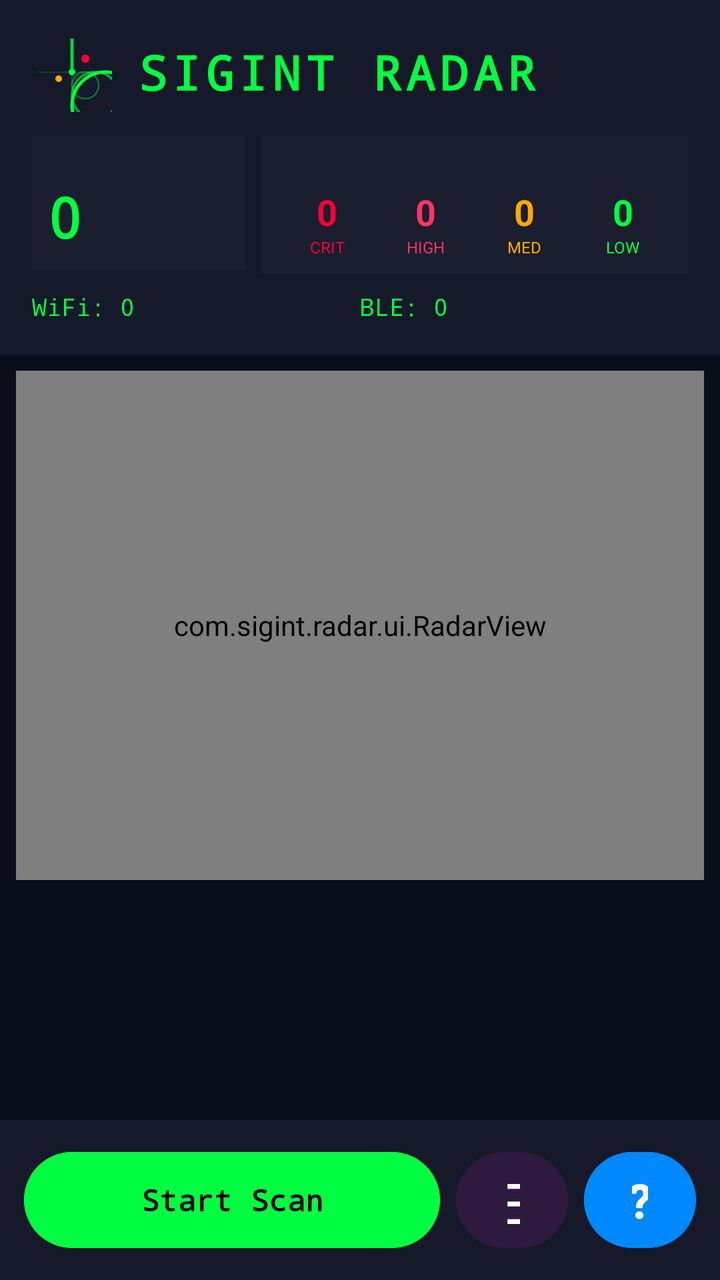
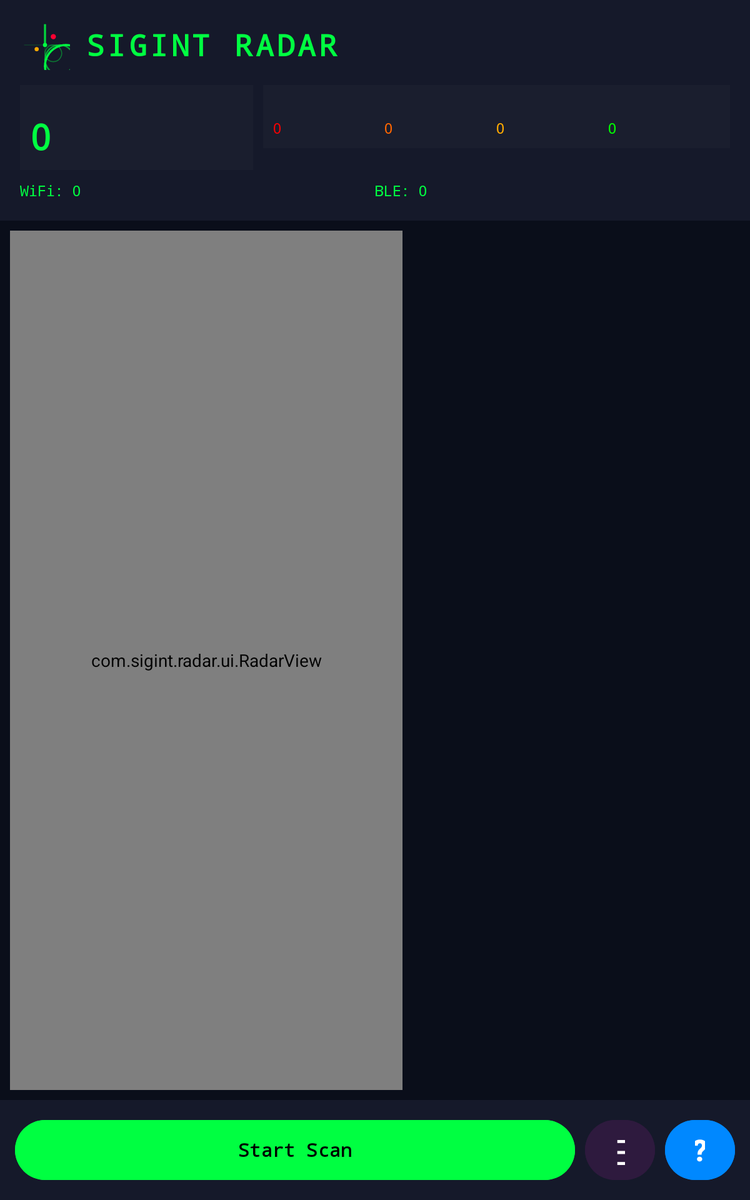

One screen, two layout resources from the same app: the default and the repository's alternative for another configuration. Each is rendered where Android would select it; the XML of both is given below.
<!-- AndroidManifest.xml: application theme Theme.SigintRadar -->
<!-- res/layout/activity_main.xml -->
<?xml version="1.0" encoding="utf-8"?>
<androidx.constraintlayout.widget.ConstraintLayout 
    xmlns:android="http://schemas.android.com/apk/res/android"
    xmlns:app="http://schemas.android.com/apk/res-auto"
    xmlns:tools="http://schemas.android.com/tools"
    android:layout_width="match_parent"
    android:layout_height="match_parent"
    android:background="#0A0E1A"
    tools:context=".MainActivity">

    
    <LinearLayout
        android:id="@+id/headerLayout"
        android:layout_width="match_parent"
        android:layout_height="wrap_content"
        android:orientation="vertical"
        android:padding="16dp"
        android:background="#15192A"
        app:layout_constraintTop_toTopOf="parent">
        
        
        <LinearLayout
            android:layout_width="wrap_content"
            android:layout_height="wrap_content"
            android:orientation="horizontal"
            android:gravity="center_vertical">

            <ImageView
                android:layout_width="40dp"
                android:layout_height="40dp"
                android:src="@drawable/logo_sigint_radar"
                android:contentDescription="SIGINT Radar Logo"/>

            <TextView
                android:layout_width="wrap_content"
                android:layout_height="wrap_content"
                android:text="SIGINT RADAR"
                android:textColor="#00FF41"
                android:textSize="24sp"
                android:textStyle="bold"
                android:fontFamily="monospace"
                android:letterSpacing="0.1"
                android:layout_marginStart="12dp"/>
        </LinearLayout>

        
        <LinearLayout
            android:layout_width="match_parent"
            android:layout_height="wrap_content"
            android:orientation="horizontal"
            android:layout_marginTop="12dp">
            
            <LinearLayout
                android:layout_width="0dp"
                android:layout_height="wrap_content"
                android:layout_weight="1"
                android:orientation="vertical"
                android:padding="8dp"
                android:background="#1A1E2E">
                
                <TextView
                    android:layout_width="wrap_content"
                    android:layout_height="wrap_content"
                    android:text="DEVICES"
                    android:textColor="#00FF4180"
                    android:textSize="10sp"
                    android:fontFamily="monospace"/>
                
                <TextView
                    android:id="@+id/totalDevicesText"
                    android:layout_width="wrap_content"
                    android:layout_height="wrap_content"
                    android:text="0"
                    android:textColor="#00FF41"
                    android:textSize="28sp"
                    android:textStyle="bold"
                    android:fontFamily="monospace"/>
            </LinearLayout>
            
            <View
                android:layout_width="8dp"
                android:layout_height="0dp"/>
            
            
            <LinearLayout
                android:layout_width="0dp"
                android:layout_height="wrap_content"
                android:layout_weight="2"
                android:orientation="vertical"
                android:padding="8dp"
                android:background="#1A1E2E">
                
                <TextView
                    android:layout_width="wrap_content"
                    android:layout_height="wrap_content"
                    android:text="RISK LEVELS"
                    android:textColor="#00FF4180"
                    android:textSize="10sp"
                    android:fontFamily="monospace"/>
                
                <LinearLayout
                    android:layout_width="match_parent"
                    android:layout_height="wrap_content"
                    android:orientation="horizontal"
                    android:layout_marginTop="4dp">
                    
                    <TextView
                        android:id="@+id/criticalCountText"
                        android:layout_width="0dp"
                        android:layout_weight="1"
                        android:layout_height="wrap_content"
                        android:text="0"
                        android:textColor="#FF0032"
                        android:textSize="18sp"
                        android:textStyle="bold"
                        android:gravity="center"/>
                    
                    <TextView
                        android:id="@+id/highCountText"
                        android:layout_width="0dp"
                        android:layout_weight="1"
                        android:layout_height="wrap_content"
                        android:text="0"
                        android:textColor="#FF3264"
                        android:textSize="18sp"
                        android:textStyle="bold"
                        android:gravity="center"/>
                    
                    <TextView
                        android:id="@+id/mediumCountText"
                        android:layout_width="0dp"
                        android:layout_weight="1"
                        android:layout_height="wrap_content"
                        android:text="0"
                        android:textColor="#FFAA00"
                        android:textSize="18sp"
                        android:textStyle="bold"
                        android:gravity="center"/>
                    
                    <TextView
                        android:id="@+id/lowCountText"
                        android:layout_width="0dp"
                        android:layout_weight="1"
                        android:layout_height="wrap_content"
                        android:text="0"
                        android:textColor="#00FF41"
                        android:textSize="18sp"
                        android:textStyle="bold"
                        android:gravity="center"/>
                </LinearLayout>
                
                <LinearLayout
                    android:layout_width="match_parent"
                    android:layout_height="wrap_content"
                    android:orientation="horizontal">
                    
                    <TextView
                        android:layout_width="0dp"
                        android:layout_weight="1"
                        android:layout_height="wrap_content"
                        android:text="CRIT"
                        android:textColor="#FF0032"
                        android:textSize="8sp"
                        android:gravity="center"/>
                    
                    <TextView
                        android:layout_width="0dp"
                        android:layout_weight="1"
                        android:layout_height="wrap_content"
                        android:text="HIGH"
                        android:textColor="#FF3264"
                        android:textSize="8sp"
                        android:gravity="center"/>
                    
                    <TextView
                        android:layout_width="0dp"
                        android:layout_weight="1"
                        android:layout_height="wrap_content"
                        android:text="MED"
                        android:textColor="#FFAA00"
                        android:textSize="8sp"
                        android:gravity="center"/>
                    
                    <TextView
                        android:layout_width="0dp"
                        android:layout_weight="1"
                        android:layout_height="wrap_content"
                        android:text="LOW"
                        android:textColor="#00FF41"
                        android:textSize="8sp"
                        android:gravity="center"/>
                </LinearLayout>
            </LinearLayout>
        </LinearLayout>
        
        
        <LinearLayout
            android:layout_width="match_parent"
            android:layout_height="wrap_content"
            android:orientation="horizontal"
            android:layout_marginTop="8dp">
            
            <TextView
                android:id="@+id/wifiCountText"
                android:layout_width="0dp"
                android:layout_weight="1"
                android:layout_height="wrap_content"
                android:text="WiFi: 0"
                android:textColor="#00FF41"
                android:textSize="12sp"
                android:fontFamily="monospace"/>
            
            <TextView
                android:id="@+id/bluetoothCountText"
                android:layout_width="0dp"
                android:layout_weight="1"
                android:layout_height="wrap_content"
                android:text="BLE: 0"
                android:textColor="#00FF41"
                android:textSize="12sp"
                android:fontFamily="monospace"/>
        </LinearLayout>

        <TextView
            android:id="@+id/scanStatusText"
            android:layout_width="match_parent"
            android:layout_height="wrap_content"
            android:textColor="#FFAA00"
            android:textSize="11sp"
            android:fontFamily="monospace"
            android:layout_marginTop="4dp"
            android:visibility="gone"
            tools:text="⏳ WiFi scan throttled by Android - showing cached results"/>
    </LinearLayout>

    
    <androidx.constraintlayout.widget.Guideline
        android:id="@+id/radarGuideline"
        android:layout_width="wrap_content"
        android:layout_height="wrap_content"
        android:orientation="horizontal"
        app:layout_constraintGuide_percent="0.70"/>

    
    <com.sigint.radar.ui.RadarView
        android:id="@+id/radarView"
        android:layout_width="0dp"
        android:layout_height="0dp"
        android:layout_margin="8dp"
        app:layout_constraintTop_toBottomOf="@id/headerLayout"
        app:layout_constraintBottom_toTopOf="@id/radarGuideline"
        app:layout_constraintStart_toStartOf="parent"
        app:layout_constraintEnd_toEndOf="parent"/>

    
    <androidx.recyclerview.widget.RecyclerView
        android:id="@+id/deviceRecyclerView"
        android:layout_width="0dp"
        android:layout_height="0dp"
        android:background="#0A0E1A"
        android:paddingTop="8dp"
        android:clipToPadding="false"
        android:visibility="gone"
        app:layout_constraintTop_toBottomOf="@id/radarGuideline"
        app:layout_constraintBottom_toTopOf="@id/buttonLayout"
        app:layout_constraintStart_toStartOf="parent"
        app:layout_constraintEnd_toEndOf="parent"/>

    
    <LinearLayout
        android:id="@+id/buttonLayout"
        android:layout_width="match_parent"
        android:layout_height="wrap_content"
        android:orientation="horizontal"
        android:padding="12dp"
        android:background="#15192A"
        android:gravity="center"
        app:layout_constraintBottom_toBottomOf="parent">
        
        
        <Button
            android:id="@+id/scanButton"
            android:layout_width="0dp"
            android:layout_weight="1"
            android:layout_height="56dp"
            android:text="Start Scan"
            android:textColor="#000000"
            android:textStyle="bold"
            android:backgroundTint="#00FF41"
            android:textSize="15sp"
            android:fontFamily="monospace"
            android:layout_marginEnd="8dp"
            android:contentDescription="Iniciar o detener escaneo"/>

        
        <Button
            android:id="@+id/menuButton"
            android:layout_width="56dp"
            android:layout_height="56dp"
            android:text="☰"
            android:textSize="28sp"
            android:textColor="#FFFFFF"
            android:backgroundTint="#2E1A3E"
            android:layout_marginEnd="8dp"
            android:contentDescription="Menu"/>

        
        <Button
            android:id="@+id/helpButton"
            android:layout_width="56dp"
            android:layout_height="56dp"
            android:text="@string/help_icon"
            android:textSize="24sp"
            android:textColor="#FFFFFF"
            android:textStyle="bold"
            android:backgroundTint="#0088FF"
            android:contentDescription="@string/help_button"/>
    </LinearLayout>

    
    <com.google.android.material.floatingactionbutton.FloatingActionButton
        android:id="@+id/fabMore"
        android:layout_width="wrap_content"
        android:layout_height="wrap_content"
        android:layout_margin="16dp"
        android:src="@android:drawable/ic_menu_add"
        android:contentDescription="More Options"
        android:backgroundTint="#00FF41"
        app:tint="#000000"
        app:layout_constraintEnd_toEndOf="parent"
        app:layout_constraintBottom_toTopOf="@id/buttonLayout"
        android:visibility="gone"/>

    
    <com.google.android.material.floatingactionbutton.FloatingActionButton
        android:id="@+id/fabStats"
        android:layout_width="wrap_content"
        android:layout_height="wrap_content"
        android:layout_margin="16dp"
        android:src="@android:drawable/ic_menu_info_details"
        android:contentDescription="Statistics"
        app:fabSize="mini"
        android:backgroundTint="#2E1A3E"
        app:layout_constraintEnd_toEndOf="parent"
        app:layout_constraintBottom_toTopOf="@id/fabMore"
        android:visibility="gone"/>

    <com.google.android.material.floatingactionbutton.FloatingActionButton
        android:id="@+id/fabHeatMap"
        android:layout_width="wrap_content"
        android:layout_height="wrap_content"
        android:layout_margin="16dp"
        android:src="@android:drawable/ic_dialog_map"
        android:contentDescription="Heat Map"
        app:fabSize="mini"
        android:backgroundTint="#3E1A1A"
        app:layout_constraintEnd_toEndOf="parent"
        app:layout_constraintBottom_toTopOf="@id/fabStats"
        android:visibility="gone"/>

    <com.google.android.material.floatingactionbutton.FloatingActionButton
        android:id="@+id/fabShare"
        android:layout_width="wrap_content"
        android:layout_height="wrap_content"
        android:layout_margin="16dp"
        android:src="@android:drawable/ic_menu_share"
        android:contentDescription="Share"
        app:fabSize="mini"
        android:backgroundTint="#1A3E3E"
        app:layout_constraintEnd_toEndOf="parent"
        app:layout_constraintBottom_toTopOf="@id/fabHeatMap"
        android:visibility="gone"/>

</androidx.constraintlayout.widget.ConstraintLayout>
<!-- resources referenced by this layout -->
<resources>
  <!-- drawable logo_sigint_radar (drawable) -->
  <?xml version="1.0" encoding="utf-8"?>
  <vector xmlns:android="http://schemas.android.com/apk/res/android"
      android:width="48dp"
      android:height="48dp"
      android:viewportWidth="48"
      android:viewportHeight="48">
  
      
      <path
          android:strokeWidth="2"
          android:pathData="M44,24 A20,20 0 1,1 43.999,24"
          android:strokeColor="#00FF41"
          android:fillColor="#00000000"/>
  
      
      <path
          android:strokeWidth="1.5"
          android:pathData="M38,24 A14,14 0 1,1 37.999,24"
          android:strokeColor="#00FF41"
          android:strokeAlpha="0.6"
          android:fillColor="#00000000"/>
  
      
      <path
          android:strokeWidth="1"
          android:pathData="M32,24 A8,8 0 1,1 31.999,24"
          android:strokeColor="#00FF41"
          android:strokeAlpha="0.4"
          android:fillColor="#00000000"/>
  
      
      <path
          android:pathData="M24,24 m-2,0 a2,2 0 1,0 4,0 a2,2 0 1,0 -4,0"
          android:fillColor="#00FF41"/>
  
      
      <path
          android:strokeWidth="2"
          android:pathData="M24,24 L24,4"
          android:strokeColor="#00FF41"
          android:strokeAlpha="0.8"/>
  
      
      <path
          android:pathData="M32,16 m-2.5,0 a2.5,2.5 0 1,0 5,0 a2.5,2.5 0 1,0 -5,0"
          android:fillColor="#FF0032"/>
  
      
      <path
          android:pathData="M16,28 m-2,0 a2,2 0 1,0 4,0 a2,2 0 1,0 -4,0"
          android:fillColor="#FFAA00"/>
  
      
      <path
          android:strokeWidth="0.5"
          android:pathData="M24,4 L24,44 M4,24 L44,24"
          android:strokeColor="#00FF41"
          android:strokeAlpha="0.3"/>
  </vector>
  <string name="help_button">Help</string>
  <string name="help_icon">\?</string>
  <style name="Theme.SigintRadar" parent="Theme.Material3.DayNight.NoActionBar">
          
          <item name="colorPrimary">@color/purple_200</item>
          <item name="colorPrimaryVariant">@color/purple_700</item>
          <item name="colorOnPrimary">@color/white</item>
          
          <item name="colorSecondary">@color/teal_200</item>
          <item name="colorSecondaryVariant">@color/teal_700</item>
          <item name="colorOnSecondary">@color/black</item>
          
          <item name="android:statusBarColor">?attr/colorPrimaryVariant</item>
          
      </style>
  <color name="purple_200">#FFBB86FC</color>
  <color name="purple_700">#FF3700B3</color>
  <color name="white">#FFFFFFFF</color>
  <color name="teal_200">#FF03DAC5</color>
  <color name="teal_700">#FF018786</color>
  <color name="black">#FF000000</color>
</resources>
<!-- res/layout-sw600dp/activity_main.xml (the repository's variant of the layout above) -->
<!-- drawn on a 7-inch tablet held upright -->
<?xml version="1.0" encoding="utf-8"?>
<androidx.constraintlayout.widget.ConstraintLayout
    xmlns:android="http://schemas.android.com/apk/res/android"
    xmlns:app="http://schemas.android.com/apk/res-auto"
    xmlns:tools="http://schemas.android.com/tools"
    android:layout_width="match_parent"
    android:layout_height="match_parent"
    android:background="#0A0E1A"
    tools:context=".MainActivity">

    
    <LinearLayout
        android:id="@+id/headerLayout"
        android:layout_width="match_parent"
        android:layout_height="wrap_content"
        android:orientation="vertical"
        android:padding="16dp"
        android:background="#15192A"
        app:layout_constraintTop_toTopOf="parent">

        <LinearLayout
            android:layout_width="wrap_content"
            android:layout_height="wrap_content"
            android:orientation="horizontal"
            android:gravity="center_vertical">

            <ImageView
                android:layout_width="40dp"
                android:layout_height="40dp"
                android:src="@drawable/logo_sigint_radar"
                android:contentDescription="SIGINT Radar Logo"/>

            <TextView
                android:layout_width="wrap_content"
                android:layout_height="wrap_content"
                android:text="SIGINT RADAR"
                android:textColor="#00FF41"
                android:textSize="24sp"
                android:textStyle="bold"
                android:fontFamily="monospace"
                android:letterSpacing="0.1"
                android:layout_marginStart="12dp"/>
        </LinearLayout>

        
        <LinearLayout
            android:layout_width="match_parent"
            android:layout_height="wrap_content"
            android:orientation="horizontal"
            android:layout_marginTop="12dp">

            <LinearLayout
                android:layout_width="0dp"
                android:layout_height="wrap_content"
                android:layout_weight="1"
                android:orientation="vertical"
                android:padding="8dp"
                android:background="#1A1E2E">

                <TextView
                    android:layout_width="wrap_content"
                    android:layout_height="wrap_content"
                    android:text="DEVICES"
                    android:textColor="#00FF4180"
                    android:textSize="10sp"
                    android:fontFamily="monospace"/>

                <TextView
                    android:id="@+id/totalDevicesText"
                    android:layout_width="wrap_content"
                    android:layout_height="wrap_content"
                    android:text="0"
                    android:textColor="#00FF41"
                    android:textSize="28sp"
                    android:textStyle="bold"
                    android:fontFamily="monospace"/>
            </LinearLayout>

            <View
                android:layout_width="8dp"
                android:layout_height="0dp"/>

            <LinearLayout
                android:layout_width="0dp"
                android:layout_height="wrap_content"
                android:layout_weight="2"
                android:orientation="vertical"
                android:padding="8dp"
                android:background="#1A1E2E">

                <TextView
                    android:layout_width="wrap_content"
                    android:layout_height="wrap_content"
                    android:text="RISK LEVELS"
                    android:textColor="#00FF4180"
                    android:textSize="10sp"
                    android:fontFamily="monospace"/>

                <LinearLayout
                    android:layout_width="match_parent"
                    android:layout_height="wrap_content"
                    android:orientation="horizontal"
                    android:layout_marginTop="4dp">

                    <TextView
                        android:id="@+id/criticalCountText"
                        android:layout_width="0dp"
                        android:layout_weight="1"
                        android:layout_height="wrap_content"
                        android:text="0"
                        android:textColor="#FF0000"
                        android:textSize="12sp"
                        android:fontFamily="monospace"/>

                    <TextView
                        android:id="@+id/highCountText"
                        android:layout_width="0dp"
                        android:layout_weight="1"
                        android:layout_height="wrap_content"
                        android:text="0"
                        android:textColor="#FF6600"
                        android:textSize="12sp"
                        android:fontFamily="monospace"/>

                    <TextView
                        android:id="@+id/mediumCountText"
                        android:layout_width="0dp"
                        android:layout_weight="1"
                        android:layout_height="wrap_content"
                        android:text="0"
                        android:textColor="#FFAA00"
                        android:textSize="12sp"
                        android:fontFamily="monospace"/>

                    <TextView
                        android:id="@+id/lowCountText"
                        android:layout_width="0dp"
                        android:layout_weight="1"
                        android:layout_height="wrap_content"
                        android:text="0"
                        android:textColor="#00FF00"
                        android:textSize="12sp"
                        android:fontFamily="monospace"/>
                </LinearLayout>
            </LinearLayout>
        </LinearLayout>

        <LinearLayout
            android:layout_width="match_parent"
            android:layout_height="wrap_content"
            android:orientation="horizontal"
            android:layout_marginTop="8dp">

            <TextView
                android:id="@+id/wifiCountText"
                android:layout_width="0dp"
                android:layout_weight="1"
                android:layout_height="wrap_content"
                android:text="WiFi: 0"
                android:textColor="#00FF41"
                android:textSize="12sp"
                android:fontFamily="monospace"/>

            <TextView
                android:id="@+id/bluetoothCountText"
                android:layout_width="0dp"
                android:layout_weight="1"
                android:layout_height="wrap_content"
                android:text="BLE: 0"
                android:textColor="#00FF41"
                android:textSize="12sp"
                android:fontFamily="monospace"/>
        </LinearLayout>

        <TextView
            android:id="@+id/scanStatusText"
            android:layout_width="match_parent"
            android:layout_height="wrap_content"
            android:textColor="#FFAA00"
            android:textSize="11sp"
            android:fontFamily="monospace"
            android:layout_marginTop="4dp"
            android:visibility="gone"
            tools:text="⏳ WiFi scan throttled by Android - showing cached results"/>
    </LinearLayout>

    
    <androidx.constraintlayout.widget.Guideline
        android:id="@+id/verticalGuideline"
        android:layout_width="wrap_content"
        android:layout_height="wrap_content"
        android:orientation="vertical"
        app:layout_constraintGuide_percent="0.55"/>

    
    <com.sigint.radar.ui.RadarView
        android:id="@+id/radarView"
        android:layout_width="0dp"
        android:layout_height="0dp"
        android:layout_margin="8dp"
        app:layout_constraintTop_toBottomOf="@id/headerLayout"
        app:layout_constraintBottom_toTopOf="@id/buttonLayout"
        app:layout_constraintStart_toStartOf="parent"
        app:layout_constraintEnd_toStartOf="@id/verticalGuideline"/>

    
    <androidx.recyclerview.widget.RecyclerView
        android:id="@+id/deviceRecyclerView"
        android:layout_width="0dp"
        android:layout_height="0dp"
        android:background="#0A0E1A"
        android:padding="8dp"
        android:clipToPadding="false"
        app:layout_constraintTop_toBottomOf="@id/headerLayout"
        app:layout_constraintBottom_toTopOf="@id/buttonLayout"
        app:layout_constraintStart_toEndOf="@id/verticalGuideline"
        app:layout_constraintEnd_toEndOf="parent"/>

    
    <androidx.constraintlayout.widget.Guideline
        android:id="@+id/radarGuideline"
        android:layout_width="wrap_content"
        android:layout_height="wrap_content"
        android:orientation="horizontal"
        app:layout_constraintGuide_percent="0.70"/>

    
    <LinearLayout
        android:id="@+id/buttonLayout"
        android:layout_width="match_parent"
        android:layout_height="wrap_content"
        android:orientation="horizontal"
        android:padding="12dp"
        android:background="#15192A"
        android:gravity="center"
        app:layout_constraintBottom_toBottomOf="parent">

        <Button
            android:id="@+id/scanButton"
            android:layout_width="0dp"
            android:layout_weight="1"
            android:layout_height="56dp"
            android:text="Start Scan"
            android:textColor="#000000"
            android:textStyle="bold"
            android:backgroundTint="#00FF41"
            android:textSize="15sp"
            android:fontFamily="monospace"
            android:layout_marginEnd="8dp"
            android:contentDescription="Iniciar o detener escaneo"/>

        <Button
            android:id="@+id/menuButton"
            android:layout_width="56dp"
            android:layout_height="56dp"
            android:text="☰"
            android:textSize="28sp"
            android:textColor="#FFFFFF"
            android:backgroundTint="#2E1A3E"
            android:layout_marginEnd="8dp"
            android:contentDescription="Menu"/>

        <Button
            android:id="@+id/helpButton"
            android:layout_width="56dp"
            android:layout_height="56dp"
            android:text="@string/help_icon"
            android:textSize="24sp"
            android:textColor="#FFFFFF"
            android:textStyle="bold"
            android:backgroundTint="#0088FF"
            android:contentDescription="@string/help_button"/>
    </LinearLayout>

    
    <com.google.android.material.floatingactionbutton.FloatingActionButton
        android:id="@+id/fabMore"
        android:layout_width="wrap_content"
        android:layout_height="wrap_content"
        android:visibility="gone"
        app:layout_constraintEnd_toEndOf="parent"
        app:layout_constraintBottom_toTopOf="@id/buttonLayout"/>

    <com.google.android.material.floatingactionbutton.FloatingActionButton
        android:id="@+id/fabStats"
        android:layout_width="wrap_content"
        android:layout_height="wrap_content"
        android:visibility="gone"
        app:layout_constraintEnd_toEndOf="parent"
        app:layout_constraintBottom_toTopOf="@id/fabMore"/>

    <com.google.android.material.floatingactionbutton.FloatingActionButton
        android:id="@+id/fabHeatMap"
        android:layout_width="wrap_content"
        android:layout_height="wrap_content"
        android:visibility="gone"
        app:layout_constraintEnd_toEndOf="parent"
        app:layout_constraintBottom_toTopOf="@id/fabStats"/>

    <com.google.android.material.floatingactionbutton.FloatingActionButton
        android:id="@+id/fabShare"
        android:layout_width="wrap_content"
        android:layout_height="wrap_content"
        android:visibility="gone"
        app:layout_constraintEnd_toEndOf="parent"
        app:layout_constraintBottom_toTopOf="@id/fabHeatMap"/>

</androidx.constraintlayout.widget.ConstraintLayout>
